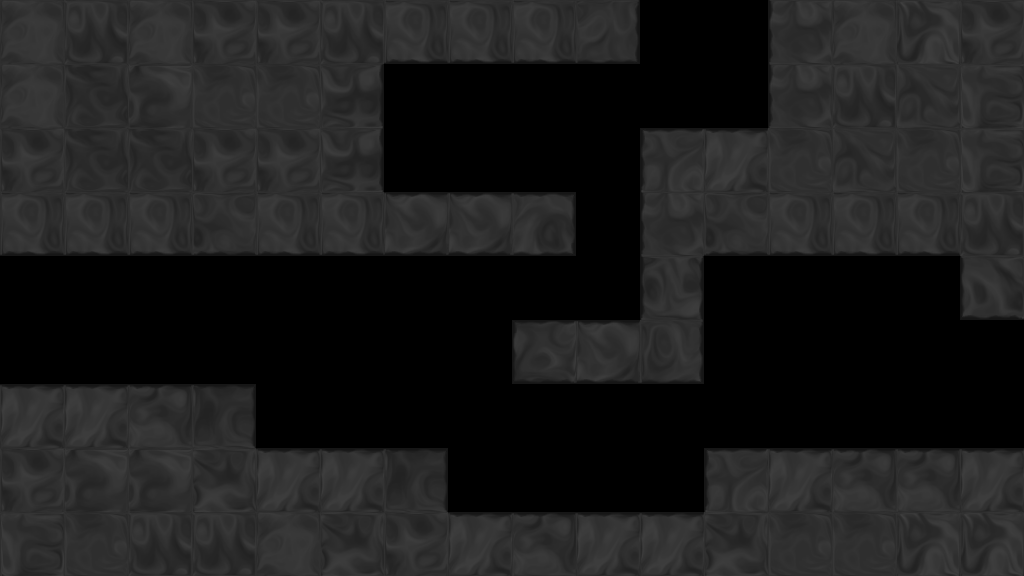

Rendered tile map (Tiled .tmx) drawn with the repository's tilesets; below, a short description and the full map source, tile grids included:
An orthogonal 16x9 tile map with 64x64 px tiles, 1 tile layer (tile), 1 hidden layer not drawn, 6 tilesets and 5 objects (3x Exit, EyebotBlue, EyebotRed).

<map version="1.0" orientation="orthogonal" width="16" height="9" tilewidth="64" tileheight="64">
 <properties>
  <property name="bg" value="bg2" />
  <property name="bgParallaxX" value=".6" />
  <property name="bgParallaxY" value=".6" />
  <property name="music" value="level_blue" />
 </properties>
 <tileset firstgid="1" source="tiles/black_tiles.tsx" />
 <tileset firstgid="50" source="tiles/white_tiles.tsx" />
 <tileset firstgid="99" source="tiles/mixed_tiles.tsx" />
 <tileset firstgid="211" source="tiles/glass_tiles.tsx" />
 <tileset firstgid="260" source="tiles/black_indestructable.tsx" />
 <tileset firstgid="310" source="tiles/sand_tiles.tsx" />
 <layer name="backTile" width="16" height="9" visible="0">
  <data encoding="csv">
0,0,0,0,0,0,0,0,0,0,0,0,0,0,0,0,
0,0,0,0,0,0,0,0,0,0,0,0,0,0,0,0,
0,0,0,0,0,0,0,0,0,0,0,0,0,0,0,0,
0,0,0,0,0,0,0,0,0,0,0,0,0,0,0,0,
0,0,0,0,0,0,0,0,0,0,0,0,0,0,0,0,
0,0,0,0,0,0,0,0,0,0,0,0,0,0,0,0,
0,0,0,0,0,0,0,0,0,0,0,0,0,0,0,0,
0,0,0,0,0,0,0,0,0,0,0,0,0,0,0,0,
0,0,0,0,0,0,0,0,0,0,0,0,0,0,0,0
</data>
 </layer>
 <objectgroup name="obj" width="16" height="9">
  <object type="EyebotBlue" x="800" y="288" width="64" height="64">
   <ellipse />
  </object>
  <object type="EyebotRed" x="416" y="96" width="64" height="64">
   <ellipse />
  </object>
 </objectgroup>
 <layer name="tile" width="16" height="9">
  <data encoding="csv">
6,4,6,5,5,4,38,38,38,32,0,0,23,6,1,5,
6,35,49,7,7,26,0,0,0,0,0,0,23,4,14,2,
5,35,35,5,5,26,0,0,0,0,16,10,7,14,7,2,
38,38,38,31,38,38,45,45,40,0,23,31,38,38,38,4,
0,0,0,0,0,0,0,0,0,0,44,0,0,0,0,30,
0,0,0,0,0,0,0,0,46,45,39,0,0,0,0,0,
10,10,17,18,0,0,0,0,0,0,0,0,0,0,0,0,
5,49,49,3,10,10,18,0,0,0,0,16,10,17,17,10,
2,7,4,4,6,3,5,10,17,10,10,3,7,7,1,1
</data>
 </layer>
 <objectgroup name="front" width="16" height="9">
  <object type="Exit" x="960" y="320" width="64" height="128">
   <properties>
    <property name="mapTo" value="firstGem" />
   </properties>
  </object>
  <object type="Exit" x="640" y="0" width="128" height="64">
   <properties>
    <property name="mapTo" value="firstRoplate" />
   </properties>
  </object>
  <object type="Exit" x="0" y="256" width="64" height="128">
   <properties>
    <property name="mapTo" value="revisit" />
   </properties>
  </object>
 </objectgroup>
</map>
